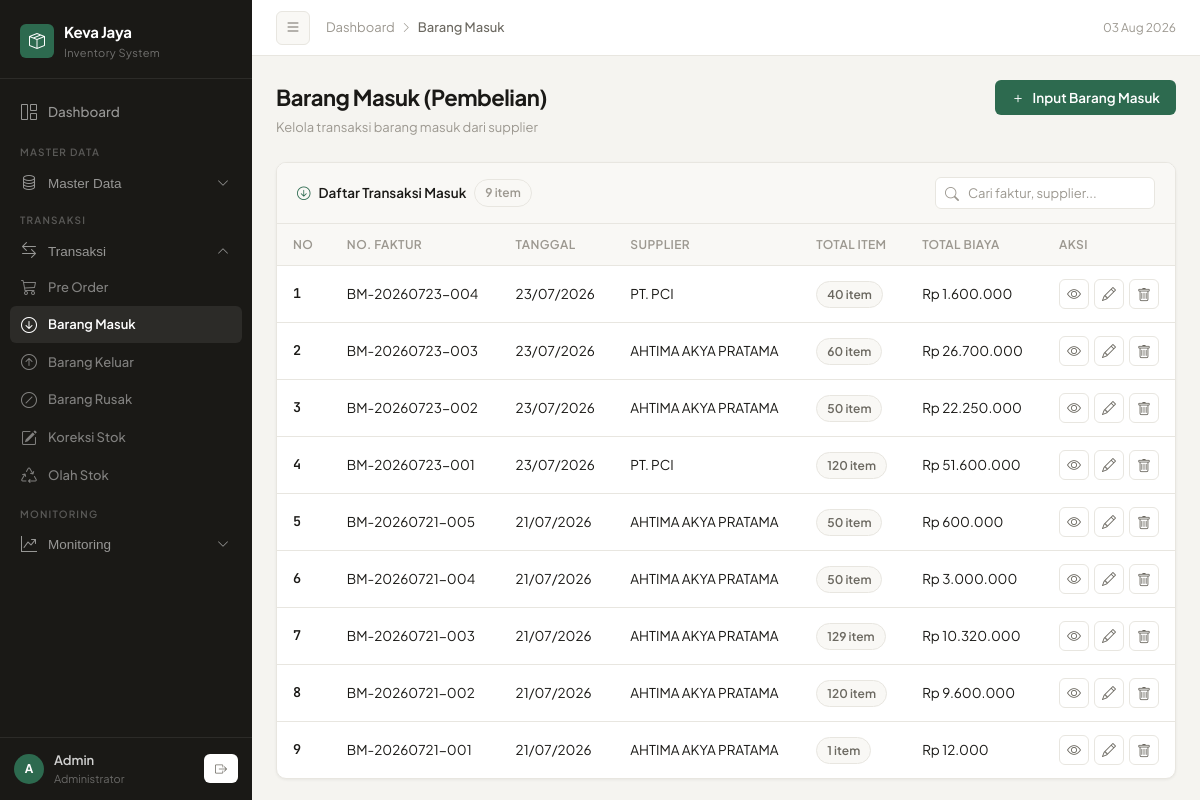
The app's page /admin/barang_masuk.php (signed in) with its own data.
### tables this page shows
CREATE TABLE `transaksi_masuk` (
  `id` int(11) NOT NULL,
  `nomor_faktur` varchar(100) DEFAULT NULL,
  `tanggal` date DEFAULT NULL,
  `supplier_id` int(11) DEFAULT NULL,
  `total_item` int(11) DEFAULT NULL,
  `total_biaya` decimal(15,2) DEFAULT NULL,
  `catatan` text DEFAULT NULL,
  `created_at` timestamp NOT NULL DEFAULT current_timestamp()
);

CREATE TABLE `supplier` (
  `id` int(11) NOT NULL,
  `nama` varchar(100) NOT NULL,
  `alamat` text DEFAULT NULL,
  `telepon` varchar(20) DEFAULT NULL,
  `created_at` timestamp NOT NULL DEFAULT current_timestamp()
);

### admin/barang_masuk.php (the view, shortened to what this page needs)
<?php
global $conn;
$action = $_GET['action'] ?? 'list';
$transaksi = null;
$items_detail = [];
$current_file = basename($_SERVER['PHP_SELF']);
$open_master   = in_array($current_file, ['barang.php','master_kategori.php','master_supplier.php']);
$open_transaksi= in_array($current_file, ['preorder.php','barang_masuk.php','barang_keluar.php','barang_rusak.php','koreksi_stok.php']);
$open_monitor  = in_array($current_file, ['stok.php','stock_mutasi.php']);
?>
<!DOCTYPE html>
<html lang="id">
<head>
    <link rel="stylesheet" href="https://cdn.jsdelivr.net/npm/bootstrap-icons@1.11.3/font/bootstrap-icons.min.css">
</head>
<body>
<aside class="sidebar" id="sidebar">
    <div class="sidebar-brand">
        <div class="brand-logo">
            <div class="brand-icon"><i class="bi bi-box-seam"></i></div>
            <div><div class="brand-name">Keva Jaya</div><div class="brand-sub">Inventory System</div></div>
        </div>
    </div>
    <nav class="sidebar-nav">
        <ul style="list-style:none;padding:0;">
            <li class="nav-item"><a href="dashboard.php" class="nav-link <?= $current_file == 'dashboard.php' ? 'active' : '' ?>"><i class="bi bi-grid-1x2"></i> Dashboard</a></li>
            <div class="nav-section-label">Master Data</div>
            <li class="nav-item">
                <button class="nav-link" onclick="toggleNav('navMaster',this)" aria-expanded="<?= $open_master ? 'true' : 'false' ?>">
                    <i class="bi bi-database"></i> Master Data <i class="bi bi-chevron-down chevron"></i>
                </button>
            </li>
            <div class="nav-section-label">Transaksi</div>
            <li class="nav-item">
                <button class="nav-link" onclick="toggleNav('navTransaksi',this)" aria-expanded="<?= $open_transaksi ? 'true' : 'false' ?>">
                    <i class="bi bi-arrow-left-right"></i> Transaksi <i class="bi bi-chevron-down chevron"></i>
                </button>
                <ul id="navTransaksi" class="nav-sub" style="list-style:none;padding:0;display: <?= $open_transaksi ? 'block' : 'none' ?>;">
                    <li><a href="preorder.php" class="nav-link <?= $current_file == 'preorder.php' ? 'active' : '' ?>"><i class="bi bi-cart3"></i> Pre Order</a></li>
                    <li><a href="barang_masuk.php" class="nav-link <?= $current_file == 'barang_masuk.php' ? 'active' : '' ?>"><i class="bi bi-arrow-down-circle"></i> Barang Masuk</a></li>
                    <li><a href="barang_keluar.php" class="nav-link <?= $current_file == 'barang_keluar.php' ? 'active' : '' ?>"><i class="bi bi-arrow-up-circle"></i> Barang Keluar</a></li>
                    <li><a href="barang_rusak.php" class="nav-link <?= $current_file == 'barang_rusak.php' ? 'active' : '' ?>"><i class="bi bi-slash-circle"></i> Barang Rusak</a></li>
                    <li><a href="koreksi_stok.php" class="nav-link <?= $current_file == 'koreksi_stok.php' ? 'active' : '' ?>"><i class="bi bi-pencil-square"></i> Koreksi Stok</a></li>
                    <li><a href="olah_stok.php" class="nav-link <?= $current_file == 'olah_stok.php' ? 'active' : '' ?>"><i class="bi bi-recycle"></i> Olah Stok</a></li>
                </ul>
            </li>
            <div class="nav-section-label">Monitoring</div>
            <li class="nav-item">
                <button class="nav-link" onclick="toggleNav('navMonitor',this)" aria-expanded="<?= $open_monitor ? 'true' : 'false' ?>">
                    <i class="bi bi-graph-up-arrow"></i> Monitoring <i class="bi bi-chevron-down chevron"></i>
                </button>
            </li>
        </ul>
    </nav>
    <div class="sidebar-footer">
        <div class="user-card">
            <div class="user-avatar">A</div>
            <div><div class="user-name"><?= htmlspecialchars($_SESSION['username'] ?? 'Admin') ?></div><div class="user-role">Administrator</div></div>
            <a href="../logout.php" class="btn-sm" style="margin-left:auto;border:none;" data-tooltip="Logout"><i class="bi bi-box-arrow-right"></i></a>
        </div>
    </div>
</aside>
<div class="main" id="main">
    <header class="topbar">
        <button class="btn-toggle" id="sidebarToggle"><i class="bi bi-list"></i></button>
        <div class="breadcrumb-bar">
            <a href="dashboard.php">Dashboard</a><i class="bi bi-chevron-right"></i><span>Barang Masuk</span>
        </div>
        <div class="topbar-right"><span style="font-size:12px;color:var(--text-muted);"><?= date('d M Y') ?></span></div>
    </header>
    <div class="page-body">
        <?php if ($action == 'detail'): ?>
            <div style="max-width:800px; margin:0 auto;">
                <div class="d-flex justify-content-between align-items-center mb-4">
                    <a href="barang_masuk.php" class="btn-primary" style="background:var(--surface);color:var(--text-secondary);border:1px solid var(--border);"><i class="bi bi-arrow-left"></i> Kembali</a>
                </div>
                <div class="card">
                    <div class="card-head"><div class="card-head-title"><i class="bi bi-receipt"></i> Detail Transaksi Masuk</div></div>
                    <div style="padding:20px;">
                        <div style="display:grid; grid-template-columns:1fr 1fr; gap:16px; margin-bottom:24px;">
                            <div><div class="form-label">Nomor Faktur</div><div style="font-weight:600;"><?= htmlspecialchars($transaksi['nomor_faktur'] ?? '-') ?></div></div>
                            <div><div class="form-label">Tanggal</div><div><?= date('d/m/Y', strtotime($transaksi['tanggal'])) ?></div></div>
                            <div><div class="form-label">Supplier</div><div><?= htmlspecialchars($transaksi['supplier_nama'] ?? '-') ?></div></div>
                            <div><div class="form-label">Total Biaya</div><div>Rp <?= number_format($transaksi['total_biaya'],0,',','.') ?></div></div>
                            <div style="grid-column:1/-1;"><div class="form-label">Catatan</div><div style="background:var(--surface-2);padding:10px;border-radius:var(--radius-sm);"><?= nl2br(htmlspecialchars($transaksi['catatan'] ?? '-')) ?></div></div>
                        </div>
                        <div class="section-label">Daftar Barang</div>
                        <div class="table-wrap">
                            <table style="width:100%">
                                <thead><tr><th>Barang</th><th>Qty</th><th>Satuan</th><th>Harga Beli</th><th>Subtotal</th></tr></thead>
                                <tbody>
                                    <?php while($it = $items_detail->fetch_assoc()):
                                        $satuanLbl = ($it['satuan'] ?? 'kg') === 'besar' ? ($it['satuan_besar_label'] ?: 'Karung') : ($it['satuan_kg_label'] ?: 'Kg');
                                    ?>
                                    <tr>
                                        <td><?= htmlspecialchars($it['barang_nama']) ?></td>
                                        <td><?= $it['qty'] ?></td>
                                        <td><?= htmlspecialchars($satuanLbl) ?></td>
                                        <td>Rp <?= number_format($it['harga_beli'],0,',','.') ?></td>
                                        <td>Rp <?= number_format($it['qty'] * $it['harga_beli'],0,',','.') ?></td>
                                    </tr>
                                    <?php endwhile; ?>
                                </tbody>
                            </table>
                        </div>
                    </div>
                </div>
            </div>
        <?php else: ?>
            <div class="page-header">
                <div>
                    <div class="page-title">Barang Masuk (Pembelian)</div>
                    <div class="page-subtitle">Kelola transaksi barang masuk dari supplier</div>
                </div>
                <button class="btn-primary" onclick="openModal('tambahModal')"><i class="bi bi-plus"></i> Input Barang Masuk</button>
            </div>
            <div class="card">
                <div class="card-head">
                    <div class="card-head-title"><i class="bi bi-arrow-down-circle"></i> Daftar Transaksi Masuk <span class="row-count" id="rowCount"></span></div>
                    <div class="search-wrap"><i class="bi bi-search"></i><input type="text" class="search-input" id="searchInput" placeholder="Cari faktur, supplier..."></div>
                </div>
                <div class="table-wrap">
                    <table id="tableTransaksi">
                        <thead>
                            <tr><th>No</th><th>No. Faktur</th><th>Tanggal</th><th>Supplier</th><th>Total Item</th><th>Total Biaya</th><th style="width:100px;">Aksi</th></tr>
                        </thead>
                        <tbody id="tableBody">
                            <?php
                            $list = $conn->query("SELECT tm.*, s.nama as supplier_nama FROM transaksi_masuk tm LEFT JOIN supplier s ON tm.supplier_id = s.id ORDER BY tm.tanggal DESC, tm.id DESC");
                            $no = 1;
                            if ($list && $list->num_rows > 0):
                                while($row = $list->fetch_assoc()):
                            ?>
                            <tr>
                                <td style="font-weight:600; font-family:'JetBrains Mono', monospace;"><?= $no++ ?></td>
                                <td>
                                    <?= htmlspecialchars($row['nomor_faktur']) ?>
                                </td>
                                <td><?= date('d/m/Y', strtotime($row['tanggal'])) ?></td>
                                <td><?= htmlspecialchars($row['supplier_nama'] ?? '-') ?></td>
                                <td><span class="badge badge-gray"><?= (int)$row['total_item'] ?> item</span></td>
                                <td>
                                    Rp <?= number_format($row['total_biaya'],0,',','.') ?>
                                </td>
                                <td>
                                    <div style="display:flex;gap:5px;justify-content:center;">
                                        <button class="btn-action btn-detail" data-id="<?= $row['id'] ?>" data-tooltip="Detail"><i class="bi bi-eye"></i></button>
                                        <button class="btn-action btn-edit" data-id="<?= $row['id'] ?>" data-tooltip="Edit"><i class="bi bi-pencil"></i></button>
                                        <a href="?hapus=<?= $row['id'] ?>" class="btn-action danger" data-tooltip="Hapus" onclick="return confirm('Yakin hapus transaksi ini?')"><i class="bi bi-trash"></i></a>
                                    </div>
                                </td>
                            </tr>
                            <?php endwhile; else: ?>
                            <tr><td colspan="7"><div class="empty-state"><i class="bi bi-inbox"></i><p>Belum ada transaksi barang masuk</p></div></td></tr>
                            <?php endif; ?>
                        </tbody>
                    </table>
                </div>
            </div>
        <?php endif; ?>
    </div>
</div>
</body>
</html>

### records on screen
transaksi_masuk: nomor_faktur "BM-20260723-004", tanggal "23/07/2026", supplier.nama "PT. PCI", total_item "40", total_biaya "1.600.000"
transaksi_masuk: nomor_faktur "BM-20260723-003", tanggal "23/07/2026", supplier.nama "AHTIMA AKYA PRATAMA", total_item "60", total_biaya "26.700.000"
transaksi_masuk: nomor_faktur "BM-20260723-002", tanggal "23/07/2026", supplier.nama "AHTIMA AKYA PRATAMA", total_item "50", total_biaya "22.250.000"
transaksi_masuk: nomor_faktur "BM-20260723-001", tanggal "23/07/2026", supplier.nama "PT. PCI", total_item "120", total_biaya "51.600.000"
transaksi_masuk: nomor_faktur "BM-20260721-005", tanggal "21/07/2026", supplier.nama "AHTIMA AKYA PRATAMA", total_item "50", total_biaya "600.000"
transaksi_masuk: nomor_faktur "BM-20260721-004", tanggal "21/07/2026", supplier.nama "AHTIMA AKYA PRATAMA", total_item "50", total_biaya "3.000.000"
transaksi_masuk: nomor_faktur "BM-20260721-003", tanggal "21/07/2026", supplier.nama "AHTIMA AKYA PRATAMA", total_item "129", total_biaya "10.320.000"
transaksi_masuk: nomor_faktur "BM-20260721-002", tanggal "21/07/2026", supplier.nama "AHTIMA AKYA PRATAMA", total_item "120", total_biaya "9.600.000"
transaksi_masuk: nomor_faktur "BM-20260721-001", tanggal "21/07/2026", supplier.nama "AHTIMA AKYA PRATAMA", total_item "1", total_biaya "12.000"

### other values on screen
$_SESSION['username'] "Admin"
